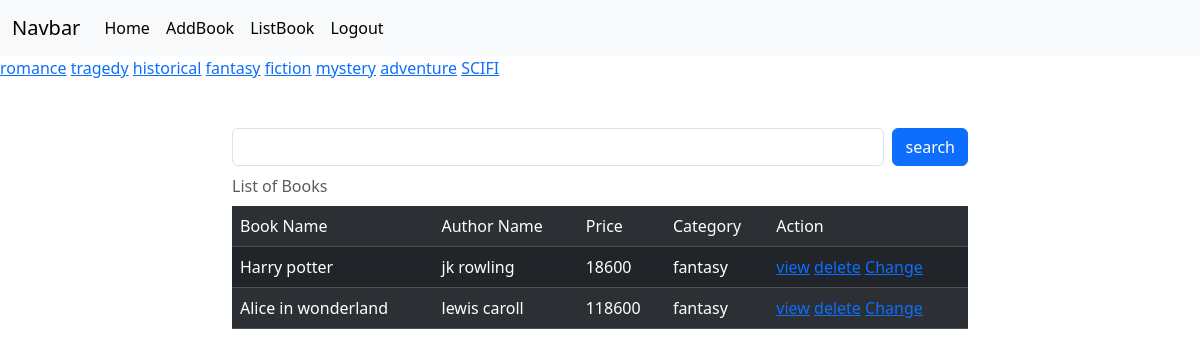
Page /books/all?category=fantasy (signed in) on the committed database.
### myapp/models.py (models this page shows, shortened)
class Books(models.Model):
    bookname=models.CharField(max_length=200)
    authorname=models.CharField(max_length=200)
    price=models.PositiveIntegerField()
    category=models.CharField(max_length=200)
    publishdate=models.DateField(null=True,blank=True)
    profile_pic=models.ImageField(upload_to="images",null=True,blank=True)

### myapp/views.py (the view, shortened to what this page needs)
# urls.py: path("books/all",views.BookListView.as_view(),name="book-all"),
@method_decorator(signin_required,name="dispatch")
class BookListView(View):
    def get(self,request,*args,**kwargs):
        qs=Books.objects.all()
        categories=Books.objects.all().values_list("category",flat=True).distinct()
        print(categories)
        if "category" in request.GET:
            catg=request.GET.get("category")
            qs=qs.filter(category__iexact=catg)
        return render(request,"book_list.html",{"data":qs,"categories":categories})

### myapp/views.py (called while the page is built)
def signin_required(fn):
    def wrapper(request,*args,**kwargs):
        if not request.user.is_authenticated:
            messages.error(request,"Invalid session")
            return redirect("signin")
        else:
            return fn(request,*args,**kwargs)
    return wrapper

### myapp/templates/book_list.html (shortened to what this page needs)
{%extends 'base.html'%}
{%block body_block%}
<div>
    {%for cat in categories%}
      <a href="{%url 'book-all'%}?category={{cat}}">{{cat}}</a>
    {%endfor%}
</div>
<div class="container mt-5">
    <div class="row">
        <div class="col-2"></div>
        <div class="col-8">
            <form action="" method="post">
                <div class="d-flex">
                <input type="text" name="box" class="form-control me-2">
                <button type="submit" class="btn btn-primary">search</button>
                </div>
            </form>
        </div>
        <div class="col-2"></div>
    </div>
</div>
<div class="container">
    <div class="row">
        <div class="col-2"></div>
        <div class="col-8">
            <table class="table table-dark table-striped caption-top">
                <caption>List of Books</caption>
                <tr>
                    <td>Book Name</td>
                    <td>Author Name</td>
                    <td>Price</td>
                    <td>Category</td>
                    <td>Action</td>
                </tr>
                {%for book in data%}
                <tr>
                    <td>{{book.bookname}}</td>
                    <td>{{book.authorname}}</td>
                    <td>{{book.price}}</td>
                    <td>{{book.category}}</td>
                    <td>
                        <a href="{%url 'book-details' book.id%}">view</a>
                        <a href="{%url 'book-delete' book.id%}">delete</a>
                        <a href="{%url 'book-edit' book.id %}">Change</a>
                    </td>
                </tr>
                {%endfor%}
            </table>
        </div>
        <div class="col-2"></div>
    </div>
</div>
{%endblock%}

### rows in the picture
Books: bookname "Harry potter", authorname "jk rowling", price "18600", category "fantasy"
Books: bookname "Alice in wonderland", authorname "lewis caroll", price "118600", category "fantasy"

### other values in the picture
{{ cat }} "romance" "tragedy" "historical" "fantasy" "fiction" "mystery" "adventure" "SCIFI"
